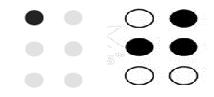
#> input picture image_conect_test/merged_image.jpg, 214 x 97 px
$ python image_conect_test.py
#> lines starting #> are read from the running program, lines starting #| are printed output that depends on the picture
from PIL import Image

image1 = Image.open('merged_image.jpg')
#> image1 is the input picture: PIL image 214x97 RGB; min 0, max 255, mean 232.1
image1.show()

image2 = Image.open('merged_image1.jpg')
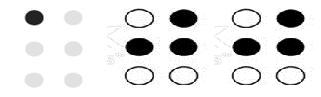
#> input picture image_conect_test/merged_image1.jpg, 321 x 97 px
#> image2 is the input picture: PIL image 321x97 RGB; min 0, max 255, mean 227
image2.show()
image1_size = image1.size
#> image1_size = (214, 97)
image2_size = image2.size
#> image2_size = (321, 97)
new_image = Image.new('RGB', (image2_size[0], 2 * image2_size[1]), (250, 250, 250))
#> new_image: PIL image 321x194 RGB; every value is 250
new_image.paste(image1, (0, 0))
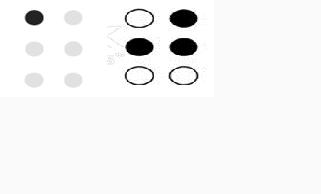
#> new_image: PIL image 321x194 RGB; min 0, max 255, mean 244
new_image.paste(image2, (0, image1_size[1]))
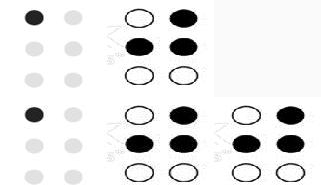
#> new_image: PIL image 321x194 RGB; min 0, max 255, mean 232.6
new_image.save("test_image.jpg", "JPEG")
new_image.show()
